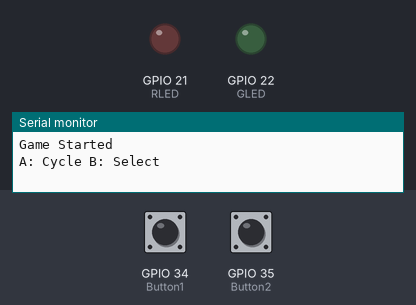
A sketch run on a simulated ESP32. On the bench: output pins drawn as LEDs (lit = HIGH), the last lines printed to the serial monitor. Inputs (shaded band) come from the test bench; at power-on: GPIO 34 (Button1) LOW, GPIO 35 (Button2) LOW. Random numbers use the default seed unless the sketch sets one.

Above: at 1.2 s.
1.3 s: GPIO 34 (Button1) pulled HIGH for 0.15 s
2.9 s: GPIO 35 (Button2) pulled HIGH for 0.15 s
4.9 s: GPIO 34 (Button1) pulled HIGH for 1 s
At 5.7 s:
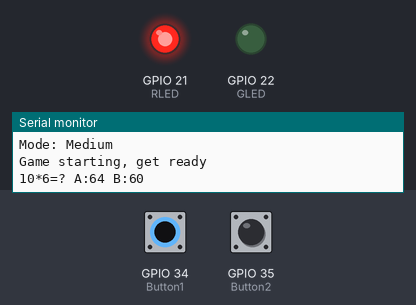
7.4 s: GPIO 35 (Button2) pulled HIGH for 1 s
9.9 s: GPIO 35 (Button2) driven HIGH
11.9 s: GPIO 34 (Button1) pulled HIGH for 0.15 s
At 12.5 s:
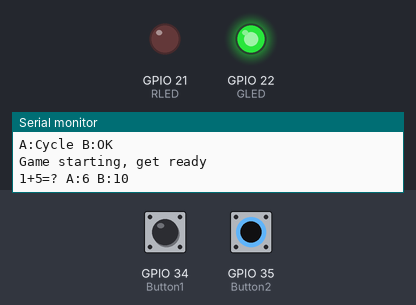
Timing chart, 0 to 14.9 s (numbered marks = the images above; inputs shaded):
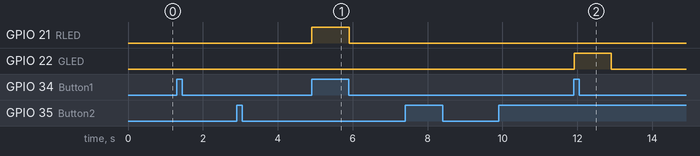

The sketch:

Masterb.5.ino
```cpp
//Game logic for the first esp, this will act as the master
#include <esp_now.h>
#include <WiFi.h>

//Communication address
uint8_t broadcastAddress[] = {0xFF, 0xFF, 0xFF, 0xFF, 0xFF, 0xFF};

typedef struct message_struct {
  char text[60];
} message_struct;

message_struct message;
esp_now_peer_info_t esp2info;

//Pins (placeholder)
const int GLED    = 22;
const int RLED    = 21;
const int Button1 = 34; // Button A
const int Button2 = 35; // Button B

//States
enum GameState {
  DIFFICULTY_SELECTION,
  QUESTION,
  ANSWER,
  POST_ANSWER
};

GameState currentState = DIFFICULTY_SELECTION;

//Variables
int difficulty = 0;
int selectionmenu = 1;
int score = 0;
int qcount = 0;

int num1, num2, answer;
char op;
int options[2];
char correctbutton;

//Timers
unsigned long questionstarttimer;
unsigned long timerleft;
int easytimer = 15000;
int mediumtimer = 10000;
int hardtimer = 5000;

//Detection for button press
bool b1waspressed = false;
bool b2waspressed = false;

//Communication with slave(ESP for LED matrix screen)
void sendtomatrix(const char* format, ...){
  char buffer[60];
  va_list args;
  va_start(args, format);
  vsnprintf(buffer, sizeof(buffer), format, args);
  va_end(args);

  Serial.println(buffer);

  strcpy(message.text, buffer);
  esp_now_send(broadcastAddress, (uint8_t *) &message, sizeof(message));
}

void setup(){
  Serial.begin(115200);

  WiFi.mode(WIFI_STA);
  if(esp_now_init() != ESP_OK){
    Serial.println("ESP-now failed");
    return;
  }
  memcpy(esp2info.peer_addr, broadcastAddress, 6);
  esp2info.channel = 0;
  esp2info.encrypt = false;
  if(esp_now_add_peer(&esp2info) != ESP_OK){
    Serial.println("Communication failed to establish");
    return;
  }

  pinMode(GLED, OUTPUT);
  pinMode(RLED, OUTPUT);
  pinMode(Button1, INPUT);
  pinMode(Button2, INPUT);

  randomSeed(analogRead(0));

  // Initial Prompt
  Serial.println("Game Started");
  sendtomatrix("A: Cycle B: Select");
}

void loop(){
  bool b1pressed = (digitalRead(Button1) == HIGH);
  bool b2pressed = (digitalRead(Button2) == HIGH);

  switch(currentState){
    case DIFFICULTY_SELECTION:
    //Cycle through difficulty selection
      if(b1pressed && !b1waspressed){
        selectionmenu++;
        if(selectionmenu > 3){
          selectionmenu = 1;
        }

        if(selectionmenu == 1)      sendtomatrix("Mode: Easy");
        else if(selectionmenu == 2) sendtomatrix("Mode: Medium");
        else if(selectionmenu == 3) sendtomatrix("Mode: Hard");
      }
    //Confirm diffculty selection
      else if(b2pressed && !b2waspressed) {
      difficulty = selectionmenu;
      sendtomatrix("Game starting, get ready");
      delay(500);
      startgame();
      }
      break;

    case QUESTION:
      generatequestion();
      printquestion();

      // Set timer based on difficulty
      if(difficulty == 1) timerleft = easytimer;
      else if(difficulty == 2) timerleft = mediumtimer;
      else if(difficulty == 3) timerleft = hardtimer;

      questionstarttimer = millis();
      currentState = ANSWER;
      break;

    case ANSWER:
      if(b1pressed && !b1waspressed){
        handleanswer('A');
      }else if(b2pressed && !b2waspressed){
        handleanswer('B');
      }else if (!b1pressed && !b2pressed) {
        checktimer();
      }
      break;

    case POST_ANSWER:
      if(b1pressed && !b1waspressed){
        sendtomatrix("Next Question...");
        currentState = QUESTION;
      }else if(b2pressed && !b2waspressed){
        currentState = DIFFICULTY_SELECTION;
        selectionmenu = 1;//Reset menu
        sendtomatrix("A:Cycle B:OK");
      }
      break;
  }

  b1waspressed = b1pressed;
  b2waspressed = b2pressed;
  delay(50);
}

void startgame(){
  score = 0;
  qcount = 0;
  currentState = QUESTION;
}

void generatequestion() {
  qcount++;
  int opType = 0;

  if (difficulty == 1) {
    opType = random(0, 2);
    num1 = random(1, 11); num2 = random(1, 11);
    if (opType == 0) { op = '+'; answer = num1 + num2; }
    else {
      op = '-';
      if (num2 > num1) { int t = num1; num1 = num2; num2 = t; }
      answer = num1 - num2;
    }
  } else if (difficulty == 2) {
    opType = random(0, 3);
    if (opType == 0) { op = '+'; num1 = random(10, 51); num2 = random(10, 51); answer = num1 + num2; }
    else if (opType == 1) {
      op = '-'; num1 = random(10, 51); num2 = random(10, 51);
      if (num2 > num1) { int t = num1; num1 = num2; num2 = t; }
      answer = num1 - num2;
    }
    else { op = '*'; num1 = random(2, 13); num2 = random(2, 13); answer = num1 * num2; }
  } else {
    //Hard Mode
    opType = random(0, 4);
    if (opType == 0) { op = '+'; num1 = random(50, 201); num2 = random(50, 201); answer = num1 + num2; }
    else if (opType == 1) {
       op = '-'; num1 = random(50, 201); num2 = random(50, 201);
       if (num2 > num1) { int t = num1; num1 = num2; num2 = t; }
       answer = num1 - num2;
    }
    else if (opType == 2) { op = '*'; num1 = random(10, 31); num2 = random(5, 16); answer = num1 * num2; }
    else {
      op = '/'; int result = random(2, 16); num2 = random(2, 11);
      num1 = result * num2; answer = result;
    }
  }

  int distractor;
  if (answer > 5) distractor = answer + random(1, 5);
  else { distractor = answer - random(1, 3); if (distractor < 0) distractor = 0; }
  if (distractor == answer) distractor++;

  options[0] = answer;
  options[1] = distractor;
  int correctslot = 0;

  if (random(0, 2) == 1) {
    int temp = options[0]; options[0] = options[1]; options[1] = temp;
    correctslot = 1;
  }
  correctbutton = 'A' + correctslot;
}

void printquestion(){
  sendtomatrix("%d%c%d=? A:%d B:%d", num1, op, num2, options[0], options[1]);
}

void handleanswer(char chosenletter){
  if (chosenletter == correctbutton){
    flashled(GLED, 1000);
    score++;
    sendtomatrix("Correct answer");
  } else {
    flashled(RLED, 1000);
    sendtomatrix("Incorrect answer Answer:%c", correctbutton);
  }
  delay(1500);
  printscorenav();
}

void checktimer() {
  unsigned long currenttime = millis();
  unsigned long elapsedtime = currenttime - questionstarttimer;
  if (elapsedtime > timerleft) {
    flashled(RLED, 1000);
    sendtomatrix("Time's up! Answer:%c", correctbutton);
    delay(1500);
    printscorenav();
  }
}

void printscorenav() {
  sendtomatrix("Score:%d/%d A:Next B:Menu", score, qcount);
  currentState = POST_ANSWER;
}

void flashled(int pin, int duration) {
  digitalWrite(pin, HIGH);
  delay(duration);
  digitalWrite(pin, LOW);
}
```

Measured:
- after the input at 4.9 s, GPIO 21 (RLED): LOW → HIGH at once, → LOW 1.0 s later
- after the input at 11.9 s, GPIO 22 (GLED): LOW → HIGH at once, → LOW 1.0 s later
